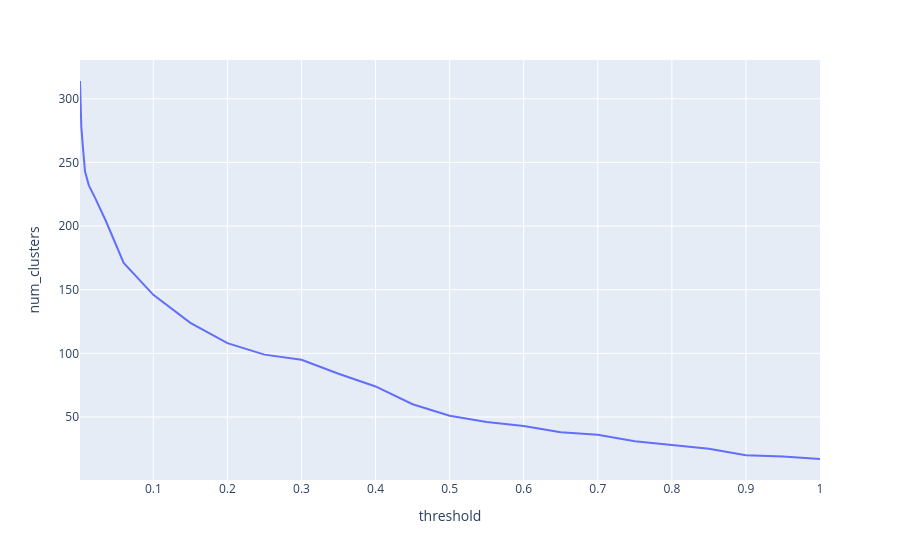

The notebook cell this image was saved under:
### Code cell
px.line(tmp, x='threshold', y='num_clusters') # interactive plot

### Figure 1 — Plotly figure (JSON) as saved in the notebook; plotly's stock layout.template omitted (floating-point values rounded to 4 significant figures)
{"data": [{"hovertemplate": "threshold=%{x}<br>num_clusters=%{y}<extra></extra>", "legendgroup": "", "line": {"color": "#636efa", "dash": "solid"}, "marker": {"symbol": "circle"}, "mode": "lines", "name": "", "orientation": "v", "showlegend": false, "type": "scatter", "x": [0.001, 0.001668, 0.002783, 0.004642, 0.007743, 0.01292, 0.02154, 0.03594, 0.05995, 0.1, 0.1, 0.15, 0.2, 0.25, 0.3, 0.35, 0.4, 0.45, 0.5, 0.55, 0.6, 0.65, 0.7, 0.75, 0.8, 0.85, 0.9, 0.95, 1.0], "xaxis": "x", "y": [314, 293, 278, 264, 243, 232, 222, 204, 171, 146, 146, 124, 108, 99, 95, 84, 74, 60, 51, 46, 43, 38, 36, 31, 28, 25, 20, 19, 17], "yaxis": "y"}], "layout": {"autosize": true, "legend": {"tracegroupgap": 0}, "margin": {"t": 60}, "xaxis": {"anchor": "y", "autorange": true, "domain": [0, 1], "range": [0.001, 1], "title": {"text": "threshold"}, "type": "linear"}, "yaxis": {"anchor": "x", "autorange": true, "domain": [0, 1], "range": [0.5, 330.5], "title": {"text": "num_clusters"}, "type": "linear"}}}
